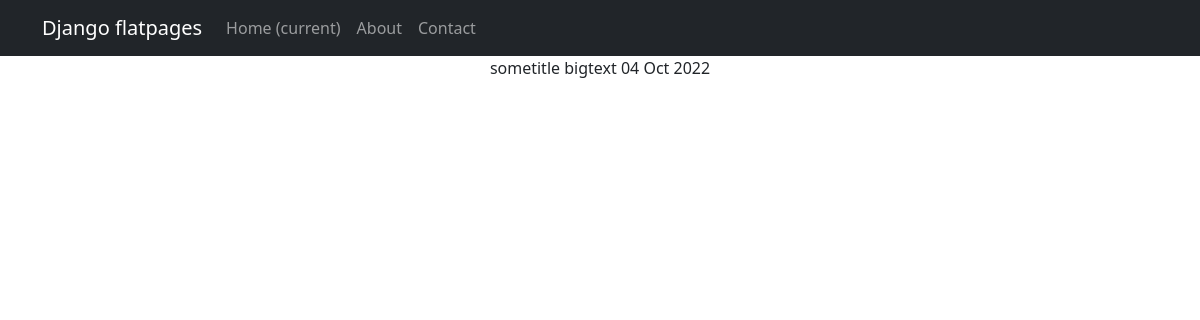
Before: /news/2 with the older database file.
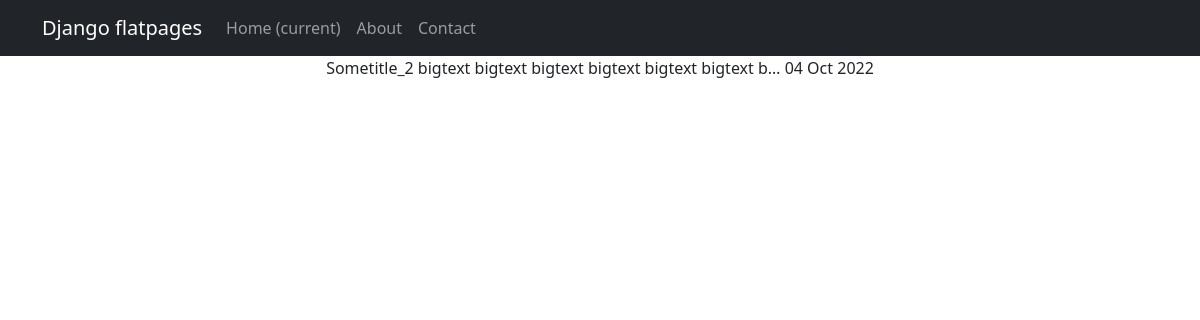
After: the same page with the newer database file.
### newsapp/models.py (models this page shows, shortened)
class Post(models.Model):
    author = models.ForeignKey(Author, on_delete=models.CASCADE)
    NEWS = 'NW'
    ARTICLE = 'AR'
    CATEGORY_CHOICES = (
        (NEWS, 'Новость'),
        (ARTICLE, 'Статья')
    )
    categoryType = models.CharField(max_length=2, choices=CATEGORY_CHOICES, default=ARTICLE)
    dateCreation = models.DateTimeField(auto_now_add=True)
    postCategory = models.ManyToManyField(Category, through="PostCategory")
    title = models.CharField(max_length=128)
    text = models.TextField()
    rating = models.SmallIntegerField(default=0)

### newsapp/views.py (the view)
# urls.py: path('<int:id>', PostDetail.as_view(), name='post_detail'),
class PostDetail(DetailView):
    model = Post
    template_name = 'news_id.html'
    context_object_name = 'news_id'
    pk_url_kwarg = 'id'

### templates/news_id.html (shortened to what this page needs)
{% extends 'flatpages/default.html' %}
{% block content %}
{{ news_id.title }}
{{ news_id.text|truncatechars:50 }}
{{ news_id.dateCreation|date:'d M Y'}}
{% endblock content %}

### templates/flatpages/default.html (shortened to what this page needs)
<!DOCTYPE html>
<html lang="en">
    <head>
        {% load static %}
        <link href="{% static 'css/styles.css' %}" rel="stylesheet" />
    </head>
    <body>
        <nav class="navbar navbar-expand-lg navbar-dark bg-dark stativ-top">
            <div class="container">
                <a class="navbar-brand" href="#">Django flatpages</a>
                <div class="collapse navbar-collapse" id="navbarResponsive">
                    <ul class="navbar-nav ml-auto">
                        <li class="nav-item active">
                            <a class="nav-link" href="#">Home
                                <span class="sr-only">(current)</span>
                            </a>
                        </li>
                        <li class="nav-item">
                            <a class="nav-link" href="/about/">About</a>
                        </li>
                        <li class="nav-item">
                            <a class="nav-link" href="/contact/">Contact</a>
                        </li>
                    </ul>
                </div>
            </div>
        </nav>
        <div class="container">
            <div class="row">
                <div class="col-lg-12 text-center">
                    {% block content %}{% endblock content %}
                </div>
            </div>
        </div>
    </body>
</html>

Changed rows visible on the page:
changed Post: title "sometitle" → "Sometitle_2"; text "bigtext" → "bigtext bigtext bigtext bigtext bigtext bigtext b…"
